Frame 1 (no input): blank canvas, image omitted
Frame 60 (no input): blank canvas, image omitted
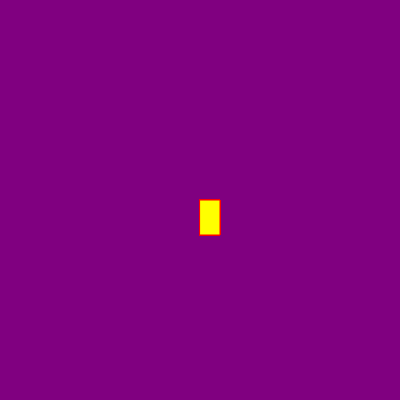
Frame 120 (the mouse pressed at the canvas centre since frame 60)

The p5.js sketch whose frames 1 and 60 were blank and that drew this single picture after the mouse press (run headless with seeded random() and noise() and a simulated clock; from frame 60 on, the mouse is pressed at the canvas centre):

// p5.js sketch
// ── sketch.js
function setup() {
    createCanvas(400, 400);
    background("purple")
}

  function draw() {
    stroke("red");
    fill("yellow");
    
    
    if (mouseIsPressed) {
      rect(mouseX, mouseY, 20, 35);
    }
  }
